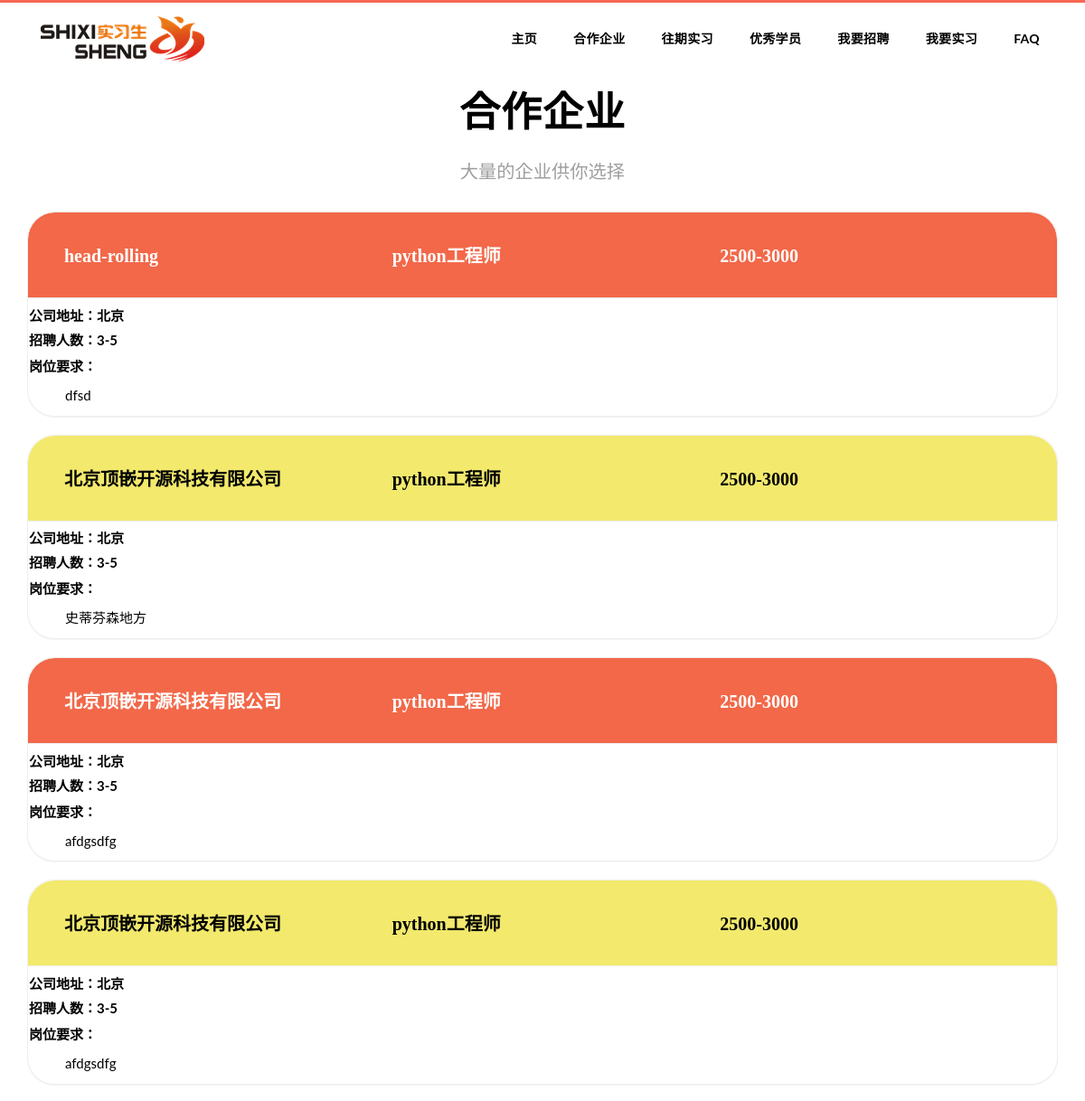
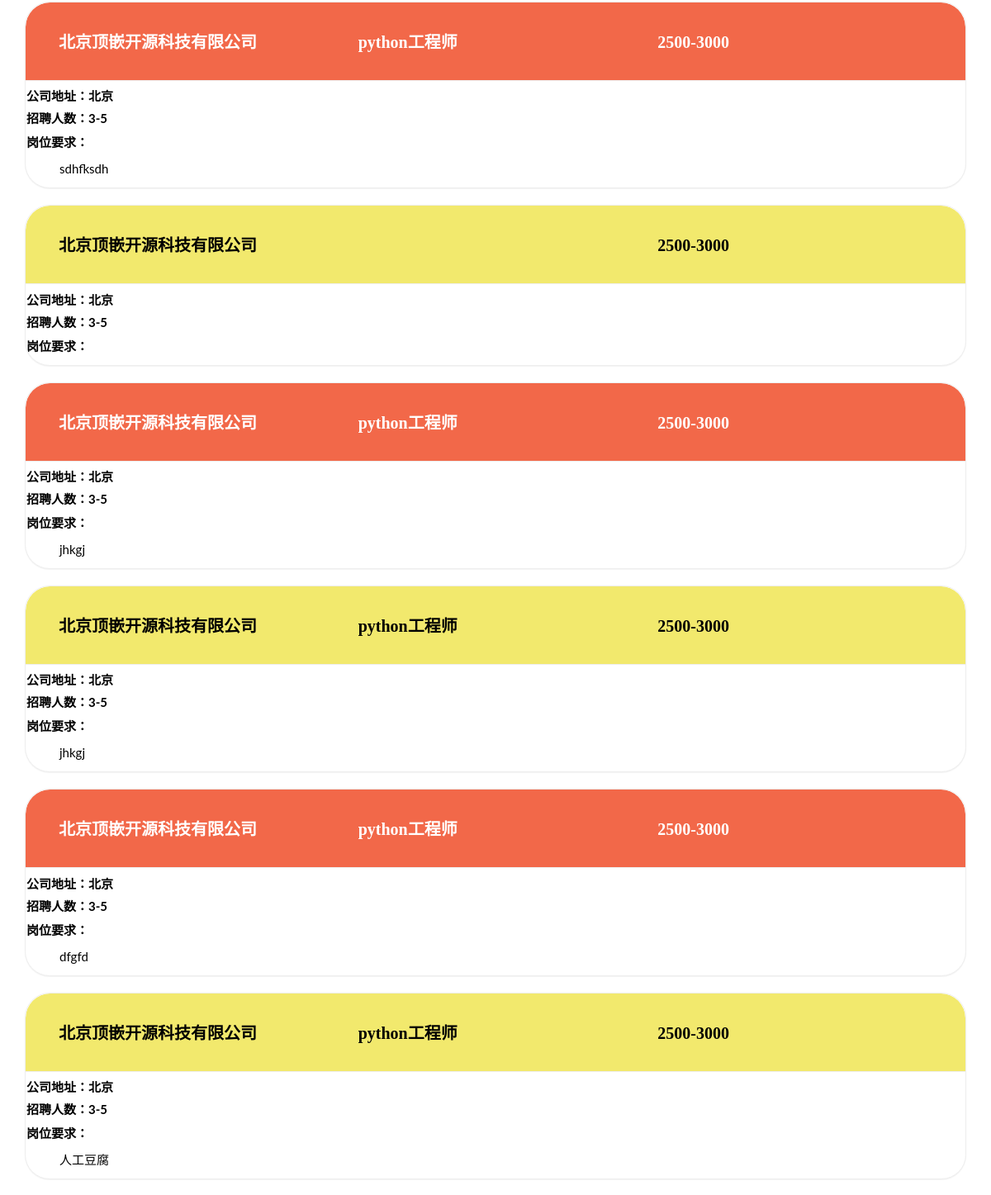
The page /allcompany (upper part) on the database as committed earlier (2 pictures, top to bottom).
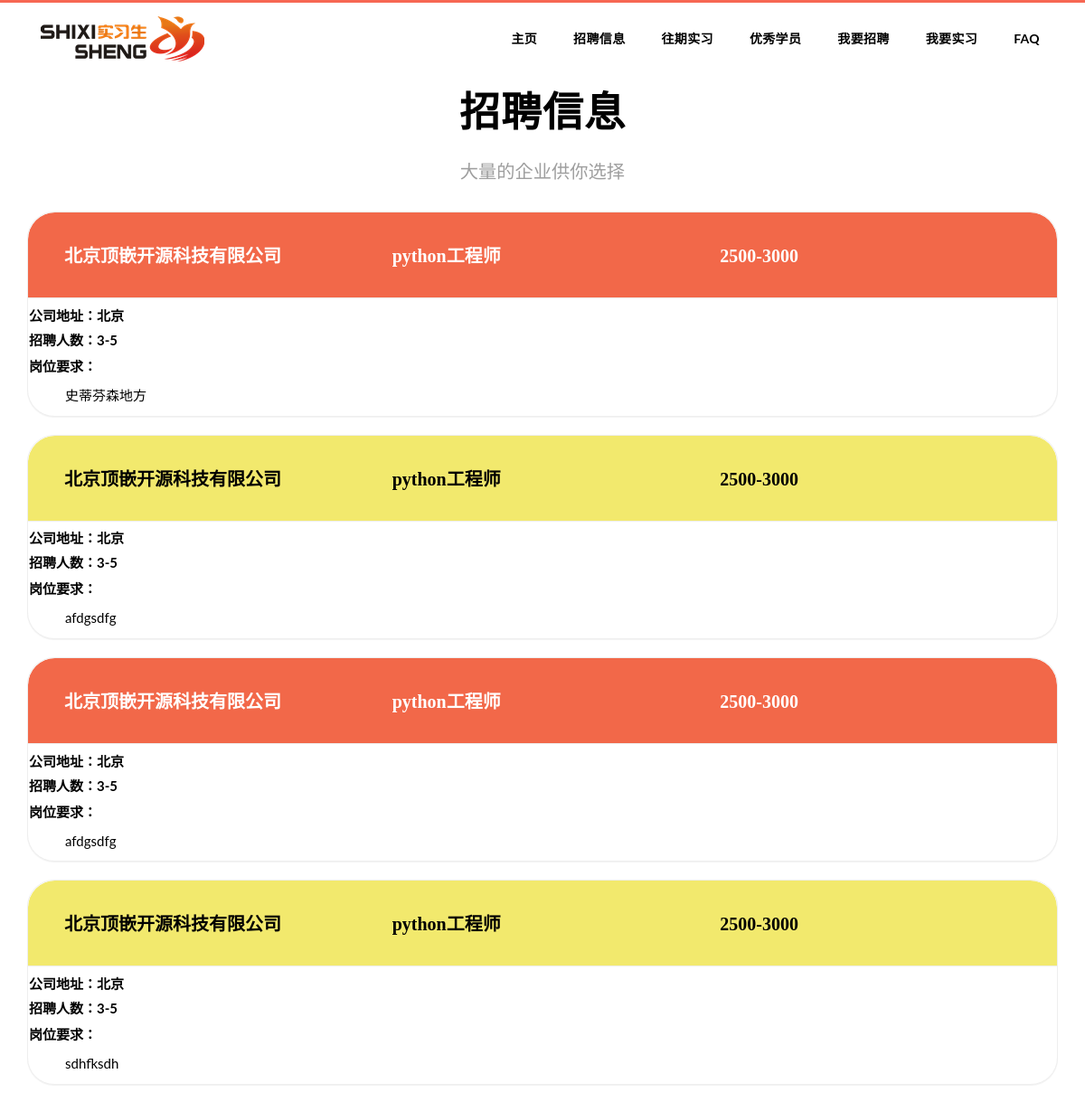
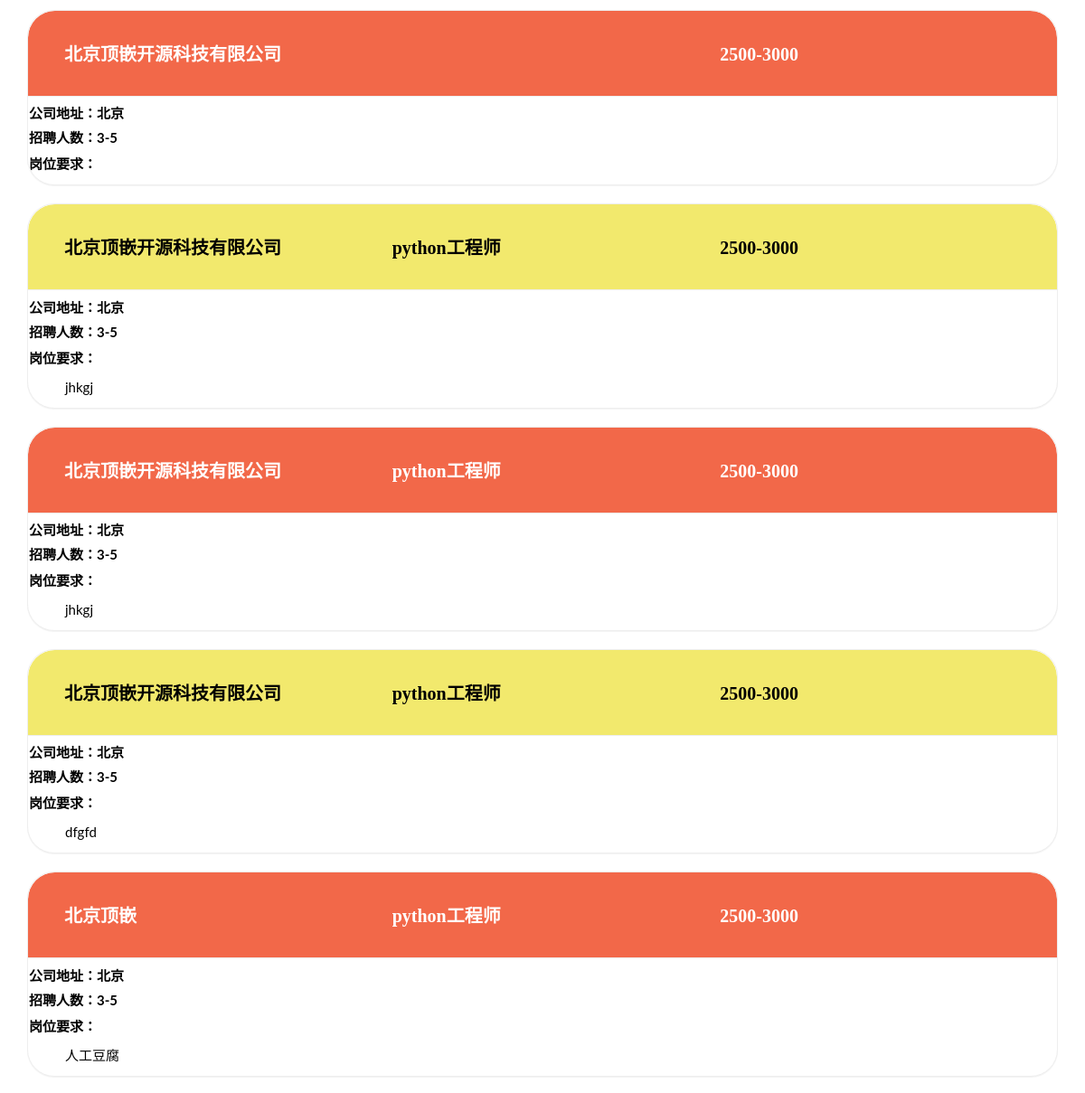
The same page on the database as committed later (2 pictures, top to bottom).
### shixisheng/models.py (models this page shows)
class Text(models.Model):
	category = models.CharField(max_length=30)
	name     = models.CharField(max_length=30)
	intr     = models.TextField(blank=True)

class Company(models.Model):
	order      = models.CharField(max_length=64,blank=True) 			#标记
	name       = models.CharField(max_length=64) 						#公司名称
	categories = models.CharField(max_length=30,blank=True) 			#公司类别
	salary	   = models.CharField(max_length=30)  						#薪资范围
	place	   = models.CharField(max_length=128)						#工作地点
	number	   = models.CharField(max_length=20)  						#招聘人数
	position   = models.CharField(max_length=128)						#公司招聘职位
	describe   = models.TextField()				 						#岗位描述
	log        = models.ImageField(upload_to='./img',blank=True) 		#公司log
	img        = models.ImageField(upload_to='./img',blank=True) 		#公司图片
	img2       = models.ImageField(upload_to='./img',blank=True) 		#公司图片2
	date	   = models.CharField(max_length=30)  						#生成时间

### shixisheng/views.py (the view)
# urls.py: url(r'^allcompany$', 'shixisheng.views.allcompany'),
def allcompany(request):
	ac=Company.objects.all()[::-1]
	d={'ac':ac}
	t=Text.objects.all()
	for i in t:
		d[i.category]=i
	return TR(request,"AllCompany.html",d)

### shixisheng/templates/AllCompany.html (shortened to what this page needs)
{% extends "base.html" %}
{% block css %}
<link href="static/css/allcom/lightGreen-blueGrey-b.css" rel="stylesheet" id="bootstrapTheme">
<link href="static/css/allcom/lightGreen-blueGrey-m.css" rel="stylesheet" id="mainTheme">
{% endblock %}
{% block content %}
<body style="">
<h2 class="lg-title" style="color:black;font-weight:bold; padding-top:100px; font-family:'幼圆';">{{navigation_2.name}}</h2>
<p class="subtitle-v2 ">{{navigation_2.intr}}</p>
<div class="container">
  <div class="panel-group" id="accordion">
   {%for x in ac%}
    <div class="panel panel-default" style="margin :0px 0px 20px 0px; border-radius:30px 30px 30px 30px;"> <a data-toggle="collapse" data-parent="#accordion" href="#{{x.id}}">
      <div class="panel-heading"
    style="background:{% cycle '#F26849' '#F2E96D' %}; border-radius:30px 30px 0px 0px;">
        <h4 class="panel-title">
          <div class="row" style="font-weight:bold;font-family:'幼圆';
         color:{% cycle 'white' 'black'%}; border-radius:0px 0px 30px 30px; margin:0px 0px 20px 0px;">
            <div class="col-xs-4" >{{x.name}} </div>
            <div class="col-xs-4" >{{x.position}}</div>
            <div class="col-xs-4">{{x.salary}} </div>
          </div>
        </h4>
      </div>
      </a>
      <div id="{{x.id}}" class="panel-collapse collapse in"  onClick="window.open('zpxx/{{x.id}}')">
        <div class="panel-body" style="color:black;padding:1px;">
          <h5 class="title-sm-v2" style="font-weight: bold;color:black;">公司地址：{{x.place}}</h5>
          <h5 class="title-sm-v2" style="font-weight: bold;color:black;">招聘人数：{{x.number}}</h5>
          <p class="title-sm-v2" style="font-weight:bold; color:black;">岗位要求：</p>
          <ol>
            {{x.describe|safe}}
          </ol>
        </div>
      </div>
    </div>
    {%endfor%} </div>
</div>
</body>
{% endblock %}

### shixisheng/templates/base.html (shortened to what this page needs)
<!DOCTYPE HTML>
<html>
<head>
	<link href="/static/css/base/bootstrap.min.css" rel="stylesheet">
    <link href="/static/css/base/animate.min.css" rel="stylesheet">
    <link href="/static/css/base/font-awesome.min.css" rel="stylesheet">
    <link href="/static/css/sty.css" rel="stylesheet">
    {%block css%} {%endblock%}
</head>
<body>
	<div class="nav-head" style="background:#ffffff">
      <nav class="navbar-default" role="navigation" >
        <div class="container">
          <div class="navbar-header">
            <a class="navbar-brand" href="#">
              <div id = "lo" class="logo">
                <img src="/static/images/logo_1.png" class="img-responsive" alt="" />
              </div>
            </a>
          </div>
          <div class="collapse navbar-collapse" id="bs-example-navbar-collapse-1">
            <ul id = 'u' class="nav navbar-nav navbar-right">
              <li class="bt"><a style="color:black;" href="/">{{navigation_1.name}}</a></li>
              <li class="bt"><a style="color:black;" href="/allcompany">{{navigation_2.name}}</a></li>
              <li class="bt"><a style="color:black;" href="/be">{{navigation_3.name}}</a></li>
              <li class="bt"><a style="color:black;" href="/youxiu">{{navigation_5.name}}</a></li>
              <li class="bt"><a style="color:black;" href="/pin.html">{{navigation_6.name}}</a></li>
              <li class="bt"><a style="color:black;" href="/liucheng">{{navigation_7.name}}</a></li>
              <li class="bt"><a style="color:black;" href="/faq">{{navigation_8.name}}</a></li>
            </ul>
          </div>
        </div>
      </nav>
    </div>
    {%block content%} {%endblock%}
</body>
</html>

### shixisheng/static/css/sty.css (style rules this page uses)
a { color: #888; }
.nav-head { background: rgba(0, 0, 0, 0.5); border-top: 3px solid #F76753; width: 100%; position: absolute; z-index: 1000; }
.nav-head .navbar-default { background: none; border: 0px; margin-bottom: 0px; }
.nav-head .navbar-default .logo img { display: inline; margin: 0; }
.nav-head .navbar-default .navbar-collapse { border: 0; }
.nav-head .navbar-default .navbar-nav > li a { display: block; margin-top: 15px; font-size: 14px; line-height: 25px; letter-spacing: 0.025em; padding: 12px 20px; color: #fff; font-weight: bold; text-transform: uppercase; }

Rows that differ between the two databases and show on the page:
removed Company: name "head-rolling", position "python工程师", salary "2500-3000", place "北京", number "3-5", describe "dfsd"
changed Text "大量的企业供你选择": name "合作企业" → "招聘信息"
changed Company "人工豆腐": name "北京顶嵌开源科技有限公司" → "北京顶嵌"
